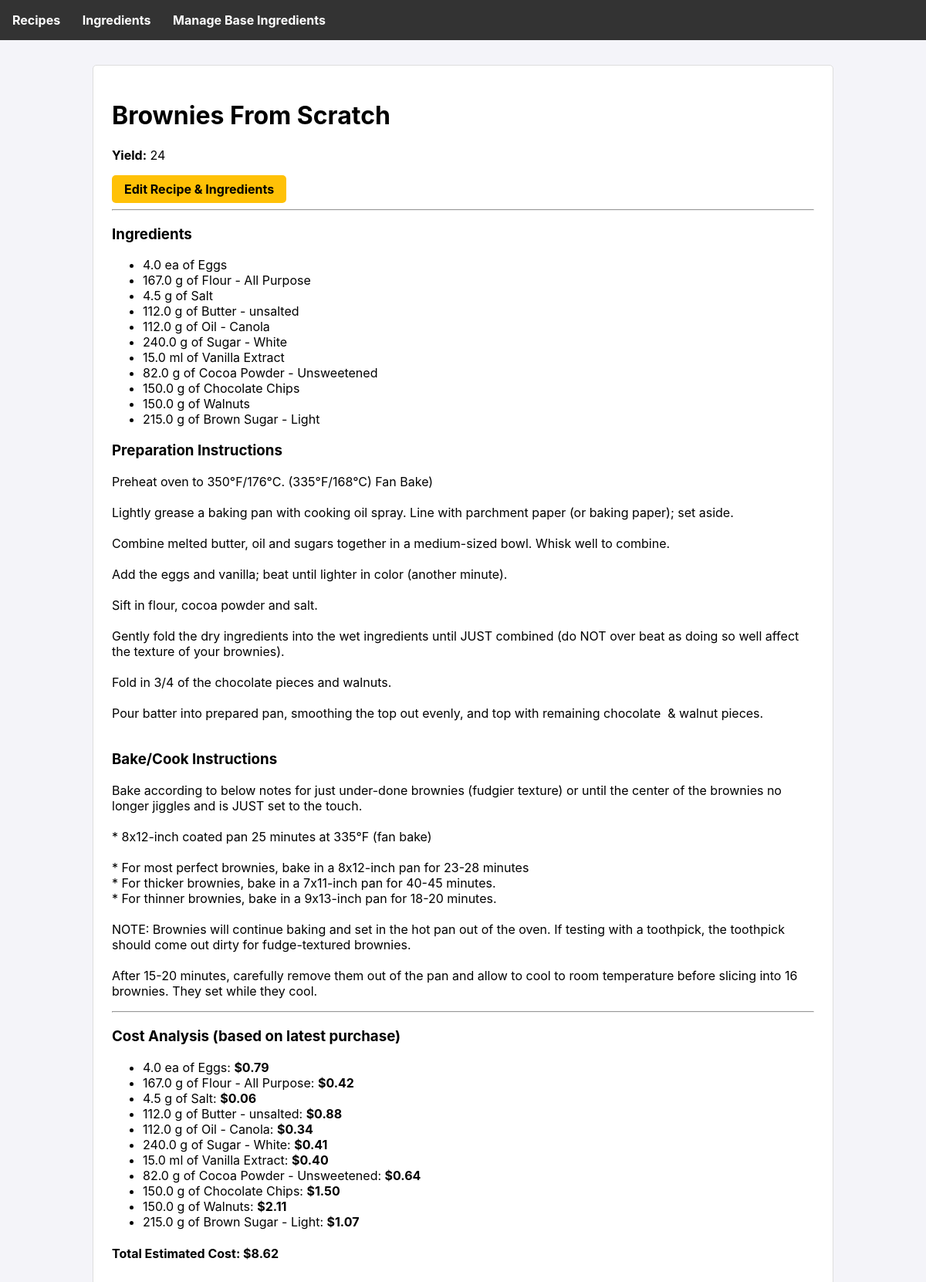
Screenshot of /recipe/2 with the database file from the repository.
### tables this page shows
CREATE TABLE recipes (
        id INTEGER PRIMARY KEY AUTOINCREMENT,
        name TEXT UNIQUE NOT NULL,
        preparation_instructions TEXT,
        bake_instructions TEXT,
        yield TEXT
    );

CREATE TABLE recipe_ingredients (
        recipe_id INTEGER NOT NULL,
        ingredient_id INTEGER NOT NULL,
        amount_needed REAL NOT NULL,
        unit_needed TEXT NOT NULL,
        PRIMARY KEY (recipe_id, ingredient_id),
        FOREIGN KEY (recipe_id) REFERENCES recipes (id),
        FOREIGN KEY (ingredient_id) REFERENCES ingredients (id)
    );

CREATE TABLE ingredients (
        id INTEGER PRIMARY KEY AUTOINCREMENT,
        name TEXT UNIQUE NOT NULL
    , density_g_ml REAL);

### app.py (the view)
@app.route('/recipe/<int:recipe_id>')
def recipe_detail(recipe_id):
    db = get_db()
    recipe = db.execute('SELECT * FROM recipes WHERE id = ?', (recipe_id,)).fetchone()
    ingredients = db.execute('''
        SELECT i.name, ri.amount_needed, ri.unit_needed
        FROM recipe_ingredients ri
        JOIN ingredients i ON ri.ingredient_id = i.id
        WHERE ri.recipe_id = ?
    ''', (recipe_id,)).fetchall()
    cost_info = calculate_recipe_cost(recipe_id)
    return render_template('recipe_detail.html', recipe=recipe, ingredients=ingredients, cost_info=cost_info)

### app.py (called while the page is built)
def get_db():
    if 'db' not in g:
        g.db = sqlite3.connect(DATABASE)
        g.db.row_factory = sqlite3.Row
    return g.db

### templates/recipe_detail.html
{% extends 'base.html' %}
{% block content %}
    <div class="card">
        <h1>{{ recipe.name }}</h1>
        <p><strong>Yield:</strong> {{ recipe.yield }}</p>
        <a href="{{ url_for('edit_recipe', recipe_id=recipe.id) }}" class="button button-yellow">Edit Recipe & Ingredients</a>
        <hr>
        <h3>Ingredients</h3>
        <ul>
            {% for ingredient in ingredients %}
            <li>{{ ingredient.amount_needed }} {{ ingredient.unit_needed }} of {{ ingredient.name }}</li>
            {% endfor %}
        </ul>
        <h3>Preparation Instructions</h3>
        <p style="white-space: pre-wrap;">{{ recipe.preparation_instructions }}</p>
        <h3>Bake/Cook Instructions</h3>
        <p style="white-space: pre-wrap;">{{ recipe.bake_instructions }}</p>
        <hr>
        <h3>Cost Analysis (based on latest purchase)</h3>
        <ul>
            {% for item in cost_info.breakdown %}
            <li>{{ item.name }}: <strong>${{ item.cost }}</strong> {% if item.note %}(<span style="color: #dc3545;">{{item.note}}</span>){% endif %}</li>
            {% endfor %}
        </ul>
        <h4><strong>Total Estimated Cost: ${{ '%.2f'|format(cost_info.total) }}</strong></h4>
    </div>
{% endblock %}

### templates/base.html (style rules this page uses)
body { font-family: -apple-system, BlinkMacSystemFont, "Segoe UI", Roboto, "Helvetica Neue", Arial, sans-serif; margin: 0; background-color: #f4f4f9; }
.card { background-color: white; border: 1px solid #ddd; border-radius: 5px; padding: 1.5rem; margin-bottom: 1rem; }
a { color: #007bff; }
.button { display: inline-block; padding: 0.5rem 1rem; border-radius: 5px; text-decoration: none; font-weight: bold; border: none; cursor: pointer; text-align: center; }
.button-yellow { background-color: #ffc107; color: black; }

### rows the page displays
recipes: name "Brownies From Scratch", yield "24", preparation_instructions "Preheat oven to 350°F/176°C. (335°F/168°C) Fan Bake) Lightly grease a baking pan with cooking oil spray. Line with parchment paper (or baking paper); set aside. Combine melted butter, oil and sugars together in a medium-sized bowl. Whisk well to combine. Add the eggs and vanilla; beat until lighter in color (another minute). Sift in flour, cocoa powder and salt. Gently fold the dry ingredients into the wet ingredients until JUST combined (do NOT over beat as doing so well affect the texture of your brownies). Fold in 3/4 of the chocolate pieces and walnuts. Pour batter into prepared pan, smoothing the top out evenly, and top with remaining chocolate & walnut pieces.", bake_instructions "Bake according to below notes for just under-done brownies (fudgier texture) or until the center of the brownies no longer jiggles and is JUST set to the touch. * 8x12-inch coated pan 25 minutes at 335°F (fan bake) * For most perfect brownies, bake in a 8x12-inch pan for 23-28 minutes * For thicker brownies, bake in a 7x11-inch pan for 40-45 minutes. * For thinner brownies, bake in a 9x13-inch pan for 18-20 minutes. NOTE: Brownies will continue baking and set in the hot pan out of the oven. If testing with a toothpick, the toothpick should come out dirty for fudge-textured brownies. After 15-20 minutes, carefully remove them out of the pan and allow to cool to room temperature before…"
recipe_ingredients: amount_needed "4.0", unit_needed "ea", name "Eggs"
recipe_ingredients: amount_needed "167.0", unit_needed "g", name "Flour - All Purpose"
recipe_ingredients: amount_needed "4.5", unit_needed "g", name "Salt"
recipe_ingredients: amount_needed "112.0", unit_needed "g", name "Butter - unsalted"
recipe_ingredients: amount_needed "112.0", unit_needed "g", name "Oil - Canola"
recipe_ingredients: amount_needed "240.0", unit_needed "g", name "Sugar - White"
recipe_ingredients: amount_needed "15.0", unit_needed "ml", name "Vanilla Extract"
recipe_ingredients: amount_needed "82.0", unit_needed "g", name "Cocoa Powder - Unsweetened"
recipe_ingredients: amount_needed "150.0", unit_needed "g", name "Chocolate Chips"
recipe_ingredients: amount_needed "150.0", unit_needed "g", name "Walnuts"
recipe_ingredients: amount_needed "215.0", unit_needed "g", name "Brown Sugar - Light"

### other values shown
{{ item.name }} "4.0 ea of Eggs" "167.0 g of Flour - All Purpose" "4.5 g of Salt" "112.0 g of Butter - unsalted" "112.0 g of Oil - Canola" "240.0 g of Sugar - White" "15.0 ml of Vanilla Extract" "82.0 g of Cocoa Powder - Unsweetened" "150.0 g of Chocolate Chips" "150.0 g of Walnuts" "215.0 g of Brown Sugar - Light"
{{ item.cost }} "0.79" "0.42" "0.06" "0.88" "0.34" "0.41" "0.40" "0.64" "1.50" "2.11" "1.07"
{{ '%.2f'|format(cost_info.total) }} "8.62"
